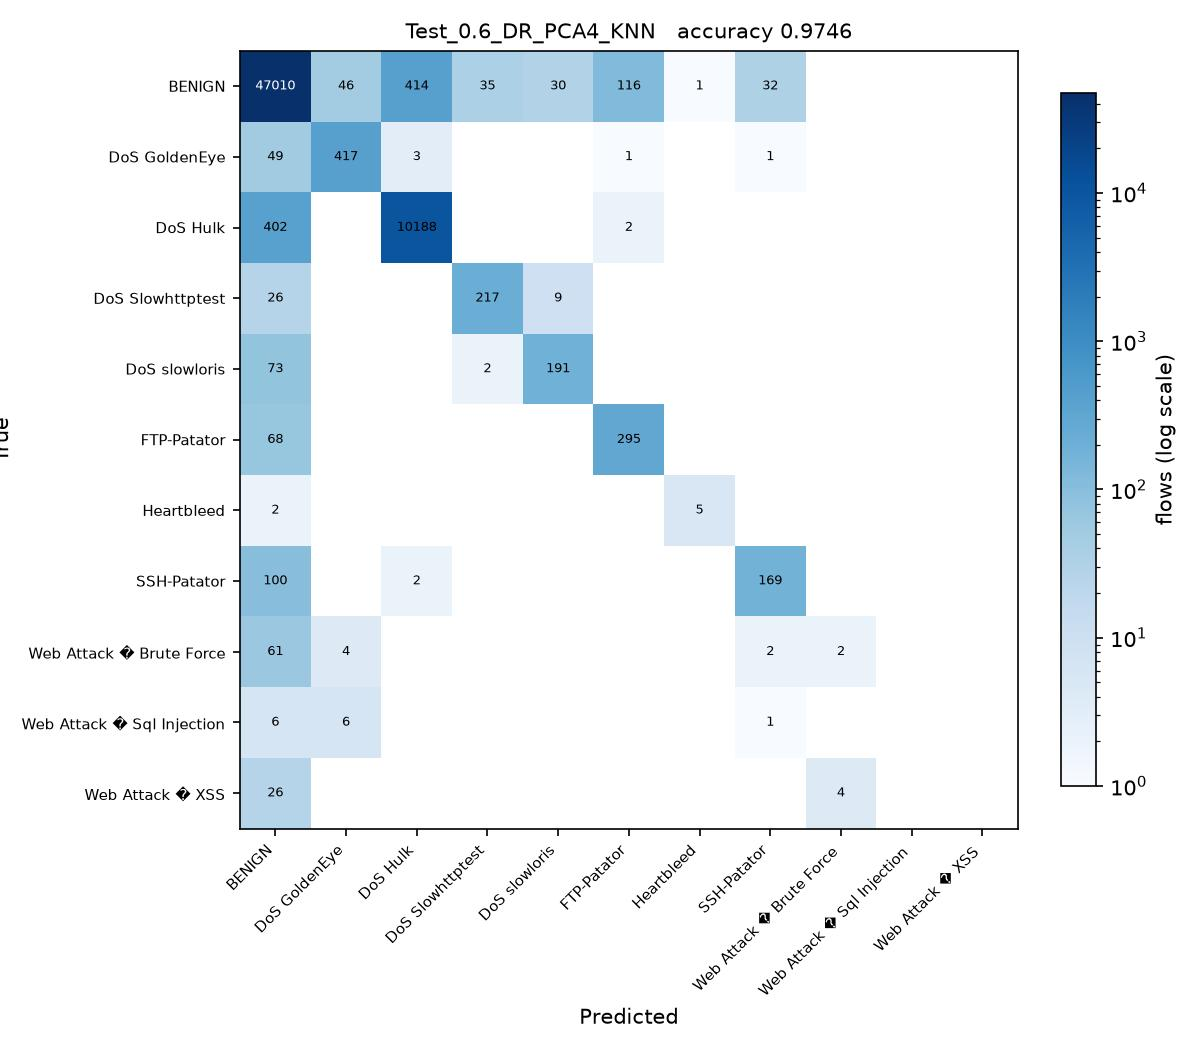

Here is the Python script that generated this plot:
# Test_0.6_DR_PCA4_KNN.py
#
# Test size 0.6  |  PCA, 4 components  |  k-Nearest Neighbors (sheet #13)
#
# This is SGDC_60_40.py with the changes marked CHANGE below and nothing else.

import os
from pathlib import Path

# CHANGE 1: find the folder holding the three CSV files and run from there, so
# the plain file names below resolve no matter where this script is started
# from or how deeply it sits inside the project folder.
HERE = Path(__file__).resolve().parent
for PROJECT in [HERE, *HERE.parents]:
    if (PROJECT / 'Tuesday-WorkingHours.pcap_ISCX.csv').exists():
        os.chdir(PROJECT)
        break
else:
    raise SystemExit('Put this folder inside the folder that holds the three '
                     'CIC-IDS2017 CSV files, then run the script again.')
import numpy as np
import pandas as pd

df1 = pd.read_csv('Tuesday-WorkingHours.pcap_ISCX.csv', low_memory=True)
df2 = pd.read_csv('Wednesday-workingHours.pcap_ISCX.csv', low_memory=True)
df3 = pd.read_csv('Thursday-WorkingHours-Morning-WebAttacks.pcap_ISCX.csv', low_memory=True)

dataset = pd.concat([df1, df2, df3], ignore_index=True)

dataset.columns = dataset.columns.str.strip()

# CHANGE 2: a stratified sample of 100000 flows, the same for every run. An RBF
# SVM on all 1.3 million flows would take about an hour per script.
# At least 50 flows of every class are kept.
label = dataset.columns[-1]
dataset = pd.concat(
    [g.sample(n=min(len(g), max(50, round(100000 * len(g) / len(dataset)))), random_state=0)
     for _, g in dataset.groupby(label)],
    ignore_index=True
)

X = dataset.iloc[:, :-1]
y = dataset.iloc[:, -1]

X = X.apply(pd.to_numeric, errors='coerce')

X.replace([np.inf, -np.inf], np.nan, inplace=True)

from sklearn.impute import SimpleImputer

imputer = SimpleImputer(missing_values=np.nan, strategy='mean')
X = imputer.fit_transform(X)

from sklearn.preprocessing import LabelEncoder

labelencoder_y = LabelEncoder()
y = labelencoder_y.fit_transform(y)

from sklearn.model_selection import train_test_split

X_train, X_test, y_train, y_test = train_test_split(
    X,
    y,
    test_size=0.6,   # CHANGE 3: test size
    random_state=0,
    stratify=y
)

# CHANGE 4: PCA, from PCA_LDA_KErnel_PCA_CODE.pdf (fit only on training data)
from sklearn.decomposition import PCA

pca = PCA(n_components=4)
X_train = pca.fit_transform(X_train)
X_test = pca.transform(X_test)

# CHANGE 5: k-Nearest Neighbors (sheet #13) in place of SGDClassifier
from sklearn.neighbors import KNeighborsClassifier

classifier = KNeighborsClassifier(
    n_neighbors=5,
    metric='minkowski',
    p=2
)

classifier.fit(X_train, y_train)

y_pred = classifier.predict(X_test) 

from sklearn.metrics import confusion_matrix
from sklearn.metrics import accuracy_score
from sklearn.metrics import precision_score
from sklearn.metrics import recall_score
from sklearn.metrics import f1_score
from sklearn.metrics import classification_report

cm = confusion_matrix(y_test, y_pred)

print("Confusion Matrix:\n")
print(cm)

print("\nAccuracy : {:.4f}".format(accuracy_score(y_test, y_pred)))
print("\nPrecision : {:.4f}".format(precision_score(y_test, y_pred, average='weighted')))
print("\nRecall : {:.4f}".format(recall_score(y_test, y_pred, average='weighted')))
print("\nF1 Score : {:.4f}".format(f1_score(y_test, y_pred, average='weighted')))

print("\nClassification Report:\n")
print(classification_report(y_test, y_pred))

# CHANGE 6: save the confusion matrix as Test_0.6_DR_PCA4_KNN.jpg and record the result
import matplotlib
matplotlib.use('Agg')
import matplotlib.pyplot as plt
from matplotlib.colors import LogNorm

here = HERE                     # the folder this script sits in
names = [str(c) for c in labelencoder_y.classes_]
fig, ax = plt.subplots(figsize=(8, 7))
im = ax.imshow(cm, cmap='Blues', norm=LogNorm(vmin=1))
ax.set_xticks(range(len(names)), names, rotation=45, ha='right', fontsize=7)
ax.set_yticks(range(len(names)), names, fontsize=7)
ax.set_xlabel('Predicted')
ax.set_ylabel('True')
ax.set_title('Test_0.6_DR_PCA4_KNN   accuracy {:.4f}'.format(accuracy_score(y_test, y_pred)), fontsize=10)
for i in range(cm.shape[0]):
    for j in range(cm.shape[1]):
        if cm[i, j]:
            ax.text(j, i, cm[i, j], ha='center', va='center', fontsize=6,
                    color='white' if cm[i, j] > cm.max() / 3 else 'black')
fig.colorbar(im, ax=ax, fraction=0.04, label='flows (log scale)')
fig.tight_layout()
fig.savefig(here / 'Test_0.6_DR_PCA4_KNN.jpg', dpi=150)
plt.close(fig)

row = pd.DataFrame([{
    'Test': 0.6, 'DR': 'PCA4', 'Clas': 'KNN',
    'Acc': round(accuracy_score(y_test, y_pred), 4),
    'Pre': round(precision_score(y_test, y_pred, average='weighted'), 4),
    'Rec': round(recall_score(y_test, y_pred, average='weighted'), 4),
    'F1': round(f1_score(y_test, y_pred, average='weighted'), 4),
    'script': 'Test_0.6_DR_PCA4_KNN',
}])
out = PROJECT / 'results' / '75_runs_pca.csv'
out.parent.mkdir(exist_ok=True)
if out.exists():
    old = pd.read_csv(out)
    row = pd.concat([old[old['script'] != 'Test_0.6_DR_PCA4_KNN'], row], ignore_index=True)
row.to_csv(out, index=False)
